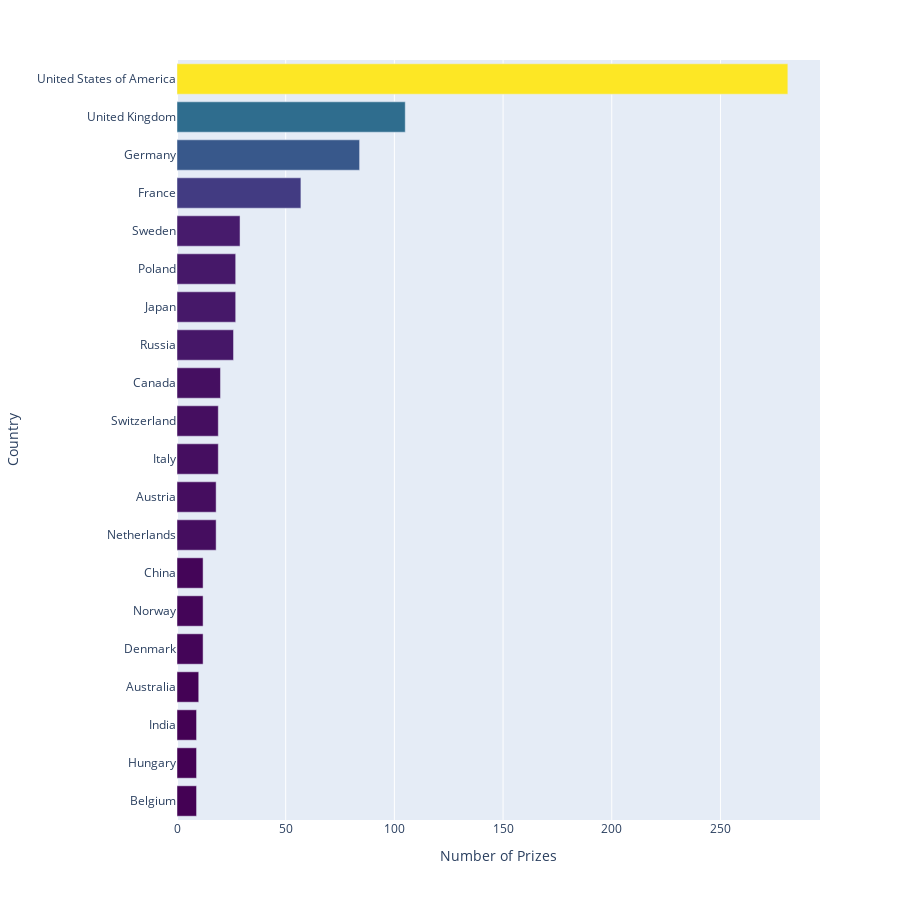

Source (notebook cell):
### Code cell
fig = px.bar(top20_countries[-20:], orientation='h', x='prize', y='birth_country_current', color=top20_countries.prize[-20:], color_continuous_scale='Viridis', height=900)
fig.update_layout(xaxis_title='Number of Prizes', yaxis_title='Country',coloraxis_showscale=False)
fig.show()

### Figure 1 — Plotly figure (JSON) as saved in the notebook; plotly's stock layout.template omitted (floating-point values rounded to 4 significant figures)
{"data": [{"alignmentgroup": "True", "hovertemplate": "prize=%{x}<br>birth_country_current=%{y}<br>color=%{marker.color}<extra></extra>", "legendgroup": "", "marker": {"color": [9, 9, 9, 10, 12, 12, 12, 18, 18, 19, 19, 20, 26, 27, 27, 29, 57, 84, 105, 281], "coloraxis": "coloraxis", "pattern": {"shape": ""}}, "name": "", "offsetgroup": "", "orientation": "h", "showlegend": false, "textposition": "auto", "type": "bar", "x": [9, 9, 9, 10, 12, 12, 12, 18, 18, 19, 19, 20, 26, 27, 27, 29, 57, 84, 105, 281], "xaxis": "x", "y": ["Belgium", "Hungary", "India", "Australia", "Denmark", "Norway", "China", "Netherlands", "Austria", "Italy", "Switzerland", "Canada", "Russia", "Japan", "Poland", "Sweden", "France", "Germany", "United Kingdom", "United States of America"], "yaxis": "y"}], "layout": {"barmode": "relative", "coloraxis": {"colorbar": {"title": {"text": "color"}}, "colorscale": [[0, "#440154"], [0.1111, "#482878"], [0.2222, "#3e4989"], [0.3333, "#31688e"], [0.4444, "#26828e"], [0.5556, "#1f9e89"], [0.6667, "#35b779"], [0.7778, "#6ece58"], [0.8889, "#b5de2b"], [1, "#fde725"]], "showscale": false}, "height": 900, "legend": {"tracegroupgap": 0}, "margin": {"t": 60}, "xaxis": {"anchor": "y", "domain": [0, 1], "title": {"text": "Number of Prizes"}}, "yaxis": {"anchor": "x", "domain": [0, 1], "title": {"text": "Country"}}}}
